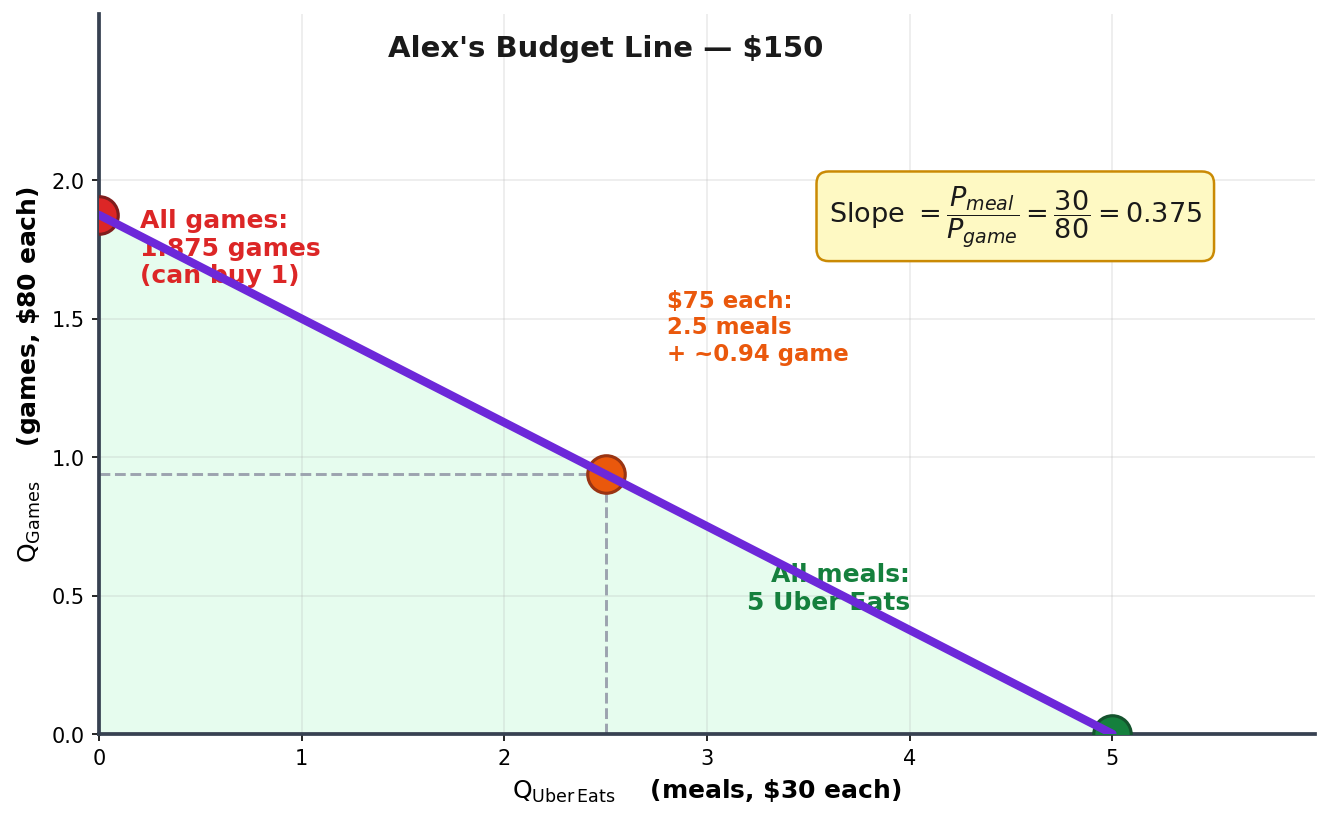

Recreate this plot in Python.
"""Solution — Alex's $150 entertainment budget: games at $80, Uber Eats at $30.
   Filled-in budget line for the You Try paper exercise."""
import matplotlib
matplotlib.use('Agg')
import matplotlib.pyplot as plt

fig, ax = plt.subplots(figsize=(9, 5.6))

# Budget line: 80 * Q_games + 30 * Q_meals = 150
# Endpoints (x = Q_meals, y = Q_games): (5, 0) and (0, 1.875)
x_line = [0, 5]
y_line = [1.875, 0]
ax.plot(x_line, y_line, color='#6d28d9', linewidth=4, zorder=7,
        solid_capstyle='round')

# Affordable region — green tint below the line
ax.fill([0, 5, 0], [0, 0, 1.875], color='#dcfce7', alpha=0.7, zorder=1)

# Endpoint markers
ax.plot(0, 1.875, 'o', color='#dc2626', markersize=18, zorder=6,
        markeredgecolor='#7f1d1d', markeredgewidth=1.5)
ax.annotate('All games:\n1.875 games\n(can buy 1)', xy=(0, 1.875),
            xytext=(0.2, 1.9), fontsize=12, weight='bold',
            color='#dc2626', ha='left', va='top')

ax.plot(5, 0, 'o', color='#15803d', markersize=18, zorder=6,
        markeredgecolor='#14532d', markeredgewidth=1.5)
ax.annotate('All meals:\n5 Uber Eats', xy=(5, 0), xytext=(4.0, 0.45),
            fontsize=12, weight='bold', color='#15803d', ha='right')

# Midpoint-ish marker: 1 game + (150-80)/30 = 1 game + 2.33 meals
# Pure midpoint by spending half on each: $75 → 0.94 games, $75 → 2.5 meals
ax.plot(2.5, 0.9375, 'o', color='#ea580c', markersize=18, zorder=6,
        markeredgecolor='#9a3412', markeredgewidth=1.5)
ax.annotate('$75 each:\n2.5 meals\n+ ~0.94 game', xy=(2.5, 0.9375),
            xytext=(2.8, 1.35), fontsize=11, weight='bold', color='#ea580c')

# Dashed guides to the midpoint
ax.plot([0, 2.5], [0.9375, 0.9375], color='#9ca3af', linewidth=1.4, linestyle='--', zorder=2)
ax.plot([2.5, 2.5], [0, 0.9375], color='#9ca3af', linewidth=1.4, linestyle='--', zorder=2)

# Slope annotation
ax.text(3.6, 1.85, r'Slope $=\dfrac{P_{meal}}{P_{game}}=\dfrac{30}{80}=0.375$',
        fontsize=13, color='#1a1a1a',
        bbox=dict(boxstyle='round,pad=0.45', facecolor='#fef9c3',
                  edgecolor='#ca8a04', linewidth=1.2))

# Title
ax.text(2.5, 2.45, "Alex's Budget Line — $150", fontsize=14, weight='bold',
        ha='center', color='#1a1a1a')

# Axis labels
ax.set_xlabel(r'$\mathrm{Q_{Uber\,Eats}}$    (meals, \$30 each)', fontsize=12, weight='bold')
ax.set_ylabel(r'$\mathrm{Q_{Games}}$    (games, \$80 each)', fontsize=12, weight='bold')

ax.set_xlim(0, 6)
ax.set_ylim(0, 2.6)
ax.set_xticks([0, 1, 2, 3, 4, 5])
ax.set_yticks([0, 0.5, 1, 1.5, 2])
ax.grid(alpha=0.25)
ax.spines['top'].set_visible(False)
ax.spines['right'].set_visible(False)
ax.spines['left'].set_color('#374151')
ax.spines['bottom'].set_color('#374151')
ax.spines['left'].set_linewidth(1.8)
ax.spines['bottom'].set_linewidth(1.8)
ax.spines['left'].set_position(('data', 0))
ax.spines['bottom'].set_position(('data', 0))

plt.tight_layout()
plt.savefig('figures/figure_alex_solution.png', dpi=150, bbox_inches='tight',
            facecolor='white', edgecolor='none')
plt.close()
print("OK: figure_alex_solution.png")
